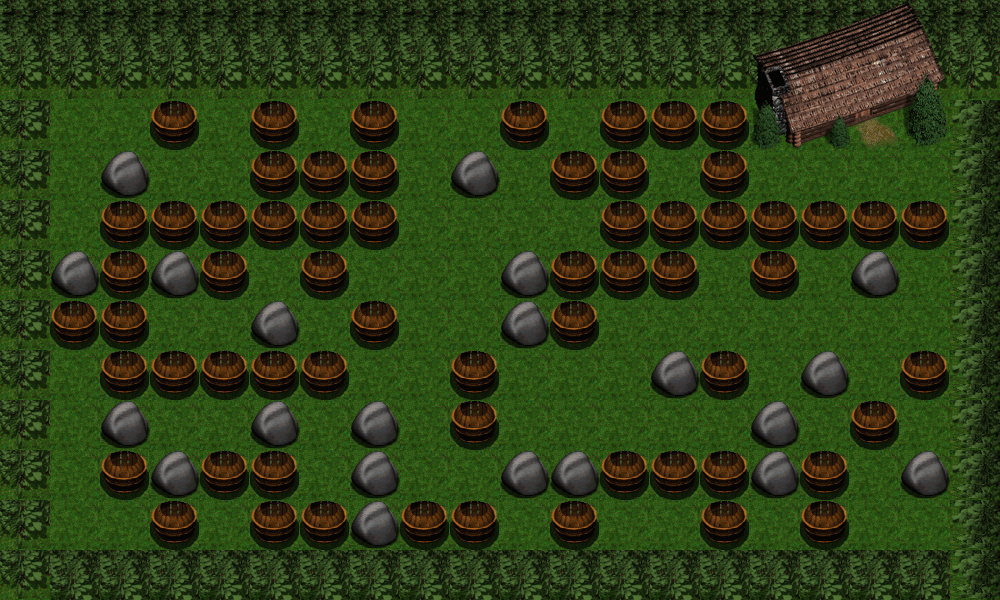

Below is a game level as drawn by its tile map, then a one-line description and the .tmx that defines it (tile-layer data replaced by summaries):
An orthogonal 20x12 tile map with 50x50 px tiles, 2 tile layers (background, graphics), 3 tilesets and 105 objects.

<map version="1.0" orientation="orthogonal" renderorder="right-down" width="20" height="12" tilewidth="50" tileheight="50" nextobjectid="111">
<properties>
  <property name="bonus1" value="1" />
  <property name="bonus2" value="2" />
  <property name="bonus3" value="3" />
  <property name="bonus4" value="4" />
  <property name="enemy1" type="int" value="1" />
  <property name="enemy2" type="int" value="2" />
  <property name="enemy3" type="int" value="3" />
  <property name="height" type="int" value="600" />
  <property name="main_tile_set" value="first_maps" />
  <property name="num_bonus1" type="int" value="15" />
  <property name="num_bonus2" type="int" value="15" />
  <property name="num_bonus3" type="int" value="8" />
  <property name="num_bonus4" type="int" value="8" />
  <property name="num_bonus_total" type="int" value="46" />
  <property name="num_enemies" type="int" value="3" />
  <property name="num_explodable_items" type="int" value="63" />
  <property name="num_types_bonus" type="int" value="4" />
  <property name="width" type="int" value="1000" />
 </properties>
 <tileset firstgid="1" name="first_maps" tilewidth="50" tileheight="50" tilecount="80" columns="10">
  <image source="first_maps.png" width="500" height="400" />
 </tileset>
 <tileset firstgid="81" name="flames" tilewidth="50" tileheight="50" tilecount="50" columns="10">
  <image source="flames.png" width="512" height="256" />
 </tileset>
 <tileset firstgid="131" name="flamesNBomb" tilewidth="50" tileheight="50" tilecount="8" columns="8">
  <image source="flames/flamesNBomb.png" width="400" height="50" />
 </tileset>
 <layer name="background" width="20" height="12">
  <data>[240 cells, 240 non-empty, 1 distinct tile ids]</data>
 </layer>
 <layer name="graphics" width="20" height="12">
  <data>[240 cells, 240 non-empty, 19 distinct tile ids]</data>
 </layer>
 <objectgroup name="bushes_and_rocks">
  <object id="2" x="0" y="0" width="1000" height="100" />
  <object id="3" x="950" y="100" width="50" height="500" />
  <object id="5" x="0" y="550" width="1000" height="50" />
  <object id="6" x="0" y="100" width="50" height="450" />
  <object id="7" x="750" y="100" width="200" height="50" />
  <object id="8" x="850" y="250" width="50" height="50" />
  <object id="9" x="900" y="450" width="50" height="50" />
  <object id="10" x="650" y="350" width="50" height="50" />
  <object id="11" x="550" y="450" width="50" height="50" />
  <object id="12" x="500" y="450" width="50" height="50" />
  <object id="13" x="350" y="500" width="50" height="50" />
  <object id="14" x="350" y="450" width="50" height="50" />
  <object id="15" x="350" y="400" width="50" height="50" />
  <object id="16" x="250" y="400" width="50" height="50" />
  <object id="17" x="150" y="450" width="50" height="50" />
  <object id="18" x="100" y="400" width="50" height="50" />
  <object id="19" x="50" y="250" width="50" height="50" />
  <object id="20" x="100" y="150" width="50" height="50" />
  <object id="21" x="150" y="250" width="50" height="50" />
  <object id="22" x="250" y="300" width="50" height="50" />
  <object id="23" x="450" y="150" width="50" height="50" />
  <object id="24" x="500" y="250" width="50" height="50" />
  <object id="25" x="500" y="300" width="50" height="50" />
  <object id="26" x="800" y="350" width="50" height="50" />
  <object id="27" x="750" y="400" width="50" height="50" />
  <object id="28" x="750" y="450" width="50" height="50" />
 </objectgroup>
 <objectgroup name="barrels">
  <object id="29" x="150" y="100" width="50" height="50" />
  <object id="30" x="250" y="100" width="50" height="50" />
  <object id="31" x="350" y="100" width="50" height="50" />
  <object id="32" x="500" y="100" width="50" height="50" />
  <object id="33" x="600" y="100" width="50" height="50" />
  <object id="34" x="650" y="100" width="50" height="50" />
  <object id="35" x="700" y="100" width="50" height="50" />
  <object id="36" x="250" y="150" width="50" height="50" />
  <object id="37" x="300" y="150" width="50" height="50" />
  <object id="38" x="350" y="150" width="50" height="50" />
  <object id="39" x="550" y="150" width="50" height="50" />
  <object id="40" x="600" y="150" width="50" height="50" />
  <object id="41" x="700" y="150" width="50" height="50" />
  <object id="42" x="100" y="200" width="50" height="50" />
  <object id="43" x="150" y="200" width="50" height="50" />
  <object id="44" x="200" y="200" width="50" height="50" />
  <object id="45" x="250" y="200" width="50" height="50" />
  <object id="46" x="300" y="200" width="50" height="50" />
  <object id="47" x="350" y="200" width="50" height="50" />
  <object id="50" x="600" y="200" width="50" height="50" />
  <object id="51" x="650" y="200" width="50" height="50" />
  <object id="52" x="700" y="200" width="50" height="50" />
  <object id="53" x="750" y="200" width="50" height="50" />
  <object id="54" x="800" y="200" width="50" height="50" />
  <object id="55" x="850" y="200" width="50" height="50" />
  <object id="56" x="900" y="200" width="50" height="50" />
  <object id="57" x="100" y="250" width="50" height="50" />
  <object id="58" x="200" y="250" width="50" height="50" />
  <object id="59" x="300" y="250" width="50" height="50" />
  <object id="60" x="550" y="250" width="50" height="50" />
  <object id="61" x="600" y="250" width="50" height="50" />
  <object id="62" x="650" y="250" width="50" height="50" />
  <object id="63" x="750" y="250" width="50" height="50" />
  <object id="65" x="50" y="300" width="50" height="50" />
  <object id="66" x="100" y="300" width="50" height="50" />
  <object id="67" x="100" y="350" width="50" height="50" />
  <object id="68" x="100" y="450" width="50" height="50" />
  <object id="69" x="150" y="500" width="50" height="50" />
  <object id="70" x="250" y="500" width="50" height="50" />
  <object id="71" x="250" y="450" width="50" height="50" />
  <object id="72" x="200" y="450" width="50" height="50" />
  <object id="73" x="300" y="500" width="50" height="50" />
  <object id="74" x="150" y="350" width="50" height="50" />
  <object id="75" x="200" y="350" width="50" height="50" />
  <object id="76" x="250" y="350" width="50" height="50" />
  <object id="77" x="300" y="350" width="50" height="50" />
  <object id="78" x="350" y="300" width="50" height="50" />
  <object id="79" x="450" y="350" width="50" height="50" />
  <object id="80" x="450" y="400" width="50" height="50" />
  <object id="81" x="400" y="500" width="50" height="50" />
  <object id="82" x="450" y="500" width="50" height="50" />
  <object id="83" x="550" y="500" width="50" height="50" />
  <object id="84" x="600" y="450" width="50" height="50" />
  <object id="85" x="650" y="450" width="50" height="50" />
  <object id="86" x="700" y="450" width="50" height="50" />
  <object id="87" x="700" y="500" width="50" height="50" />
  <object id="88" x="700" y="350" width="50" height="50" />
  <object id="89" x="550" y="300" width="50" height="50" />
  <object id="90" x="800" y="450" width="50" height="50" />
  <object id="91" x="800" y="500" width="50" height="50" />
  <object id="92" x="850" y="400" width="50" height="50" />
  <object id="93" x="900" y="350" width="50" height="50" />
 </objectgroup>
 <objectgroup name="greyball">
  <object id="94" x="50" y="400" width="50" height="50" />
  <object id="95" x="150" y="300" width="50" height="50" />
  <object id="96" x="200" y="150" width="50" height="50" />
  <object id="97" x="550" y="100" width="50" height="50" />
  <object id="98" x="300" y="400" width="50" height="50" />
  <object id="99" x="450" y="450" width="50" height="50" />
  <object id="100" x="500" y="500" width="50" height="50" />
  <object id="101" x="700" y="400" width="50" height="50" />
 </objectgroup>
 <objectgroup name="slimer">
  <!-- 8 objects omitted --></objectgroup>
 <objectgroup name="mooner">
  <!-- 1 objects omitted --></objectgroup>
</map>
<!-- 9 of 105 objects omitted -->
